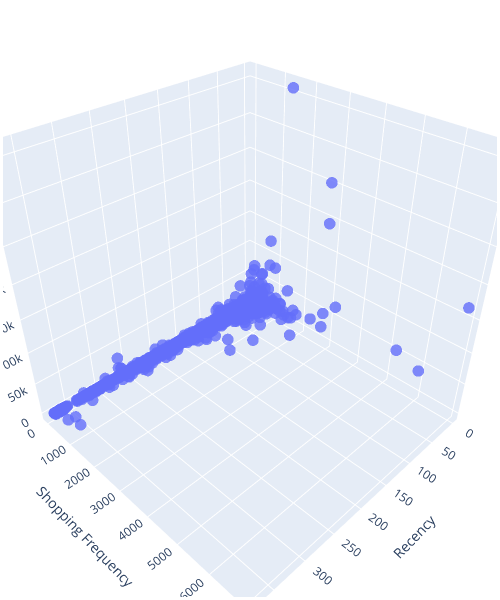

Notebook code cell kept with this figure:
### Markdown cell above
##### Data Visualization

### Code cell
import plotly.graph_objects as go

fig = go.Figure(data=[go.Scatter3d(x=df_cleaned['Recency'], 
                                   y=df_cleaned['Shopping Frequency'], 
                                   z=df_cleaned['Total Spending'],
                                   mode='markers',
                                   marker=dict(
                                                size=4,
                                                opacity=0.8
    ))])

fig.update_layout(
                    scene = dict(xaxis = dict(title='Recency',),
                                 yaxis = dict(title='Shopping Frequency',),
                                 zaxis = dict(title='Total Spending',),),
                    width=500, height=600,
                    margin=dict(l=3, r=3, b=3, t=3, pad=5))
fig.show()

### Figure 1 — Plotly figure (JSON) as saved in the notebook; plotly's stock layout.template omitted (floating-point values rounded to 4 significant figures; data arrays with more than 128 entries replaced by an {"elided": "..."} marker saying what was removed)
{"data": [{"marker": {"opacity": 0.8, "size": 4}, "mode": "markers", "type": "scatter3d", "x": {"elided": "4314 int values"}, "y": {"elided": "4314 int values"}, "z": {"elided": "4314 float values"}}], "layout": {"height": 600, "margin": {"b": 3, "l": 3, "pad": 5, "r": 3, "t": 3}, "scene": {"xaxis": {"title": {"text": "Recency"}}, "yaxis": {"title": {"text": "Shopping Frequency"}}, "zaxis": {"title": {"text": "Total Spending"}}}, "width": 500}}
